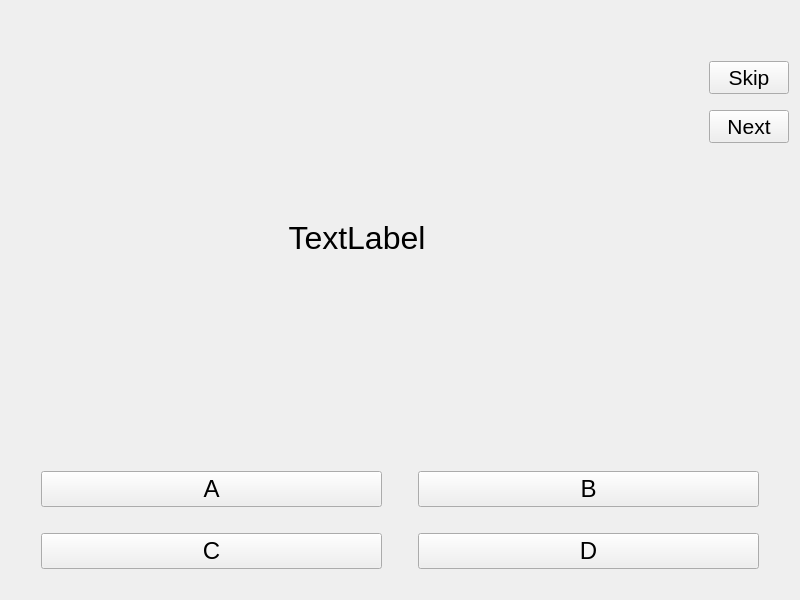
<?xml version="1.0" encoding="UTF-8"?>
<ui version="4.0">
 <class>RootWidget</class>
 <widget class="QWidget" name="RootWidget">
  <property name="geometry">
   <rect>
    <x>0</x>
    <y>0</y>
    <width>800</width>
    <height>600</height>
   </rect>
  </property>
  <property name="windowTitle">
   <string>Form</string>
  </property>
  <layout class="QHBoxLayout" name="horizontalLayout_2">
   <item>
    <layout class="QVBoxLayout" name="verticalLayout_2">
     <item>
      <layout class="QHBoxLayout" name="horizontalLayout">
       <item>
        <widget class="QLabel" name="label">
         <property name="sizePolicy">
          <sizepolicy hsizetype="Expanding" vsizetype="Expanding">
           <horstretch>0</horstretch>
           <verstretch>0</verstretch>
          </sizepolicy>
         </property>
         <property name="font">
          <font>
           <pointsize>24</pointsize>
          </font>
         </property>
         <property name="text">
          <string>TextLabel</string>
         </property>
         <property name="alignment">
          <set>Qt::AlignCenter</set>
         </property>
        </widget>
       </item>
       <item>
        <layout class="QVBoxLayout" name="verticalLayout">
         <item>
          <widget class="QLabel" name="procressLable">
           <property name="font">
            <font>
             <pointsize>16</pointsize>
            </font>
           </property>
           <property name="text">
            <string/>
           </property>
           <property name="alignment">
            <set>Qt::AlignCenter</set>
           </property>
          </widget>
         </item>
         <item>
          <spacer name="verticalSpacer_5">
           <property name="orientation">
            <enum>Qt::Vertical</enum>
           </property>
           <property name="sizeType">
            <enum>QSizePolicy::Fixed</enum>
           </property>
           <property name="sizeHint" stdset="0">
            <size>
             <width>20</width>
             <height>20</height>
            </size>
           </property>
          </spacer>
         </item>
         <item>
          <widget class="QPushButton" name="skipButton">
           <property name="font">
            <font>
             <pointsize>16</pointsize>
            </font>
           </property>
           <property name="text">
            <string>Skip</string>
           </property>
          </widget>
         </item>
         <item>
          <spacer name="verticalSpacer_6">
           <property name="orientation">
            <enum>Qt::Vertical</enum>
           </property>
           <property name="sizeType">
            <enum>QSizePolicy::Fixed</enum>
           </property>
           <property name="sizeHint" stdset="0">
            <size>
             <width>20</width>
             <height>10</height>
            </size>
           </property>
          </spacer>
         </item>
         <item>
          <widget class="QPushButton" name="nextButton">
           <property name="font">
            <font>
             <pointsize>16</pointsize>
            </font>
           </property>
           <property name="text">
            <string>Next</string>
           </property>
          </widget>
         </item>
         <item>
          <spacer name="verticalSpacer_4">
           <property name="orientation">
            <enum>Qt::Vertical</enum>
           </property>
           <property name="sizeHint" stdset="0">
            <size>
             <width>20</width>
             <height>40</height>
            </size>
           </property>
          </spacer>
         </item>
        </layout>
       </item>
      </layout>
     </item>
     <item>
      <layout class="QGridLayout" name="gridLayout">
       <item row="0" column="2">
        <spacer name="horizontalSpacer">
         <property name="orientation">
          <enum>Qt::Horizontal</enum>
         </property>
         <property name="sizeType">
          <enum>QSizePolicy::Fixed</enum>
         </property>
         <property name="sizeHint" stdset="0">
          <size>
           <width>30</width>
           <height>20</height>
          </size>
         </property>
        </spacer>
       </item>
       <item row="3" column="1">
        <spacer name="verticalSpacer_2">
         <property name="orientation">
          <enum>Qt::Vertical</enum>
         </property>
         <property name="sizeType">
          <enum>QSizePolicy::Fixed</enum>
         </property>
         <property name="sizeHint" stdset="0">
          <size>
           <width>10</width>
           <height>20</height>
          </size>
         </property>
        </spacer>
       </item>
       <item row="1" column="1">
        <spacer name="verticalSpacer">
         <property name="orientation">
          <enum>Qt::Vertical</enum>
         </property>
         <property name="sizeType">
          <enum>QSizePolicy::Fixed</enum>
         </property>
         <property name="sizeHint" stdset="0">
          <size>
           <width>10</width>
           <height>20</height>
          </size>
         </property>
        </spacer>
       </item>
       <item row="0" column="1">
        <widget class="QPushButton" name="AChoiceButton">
         <property name="font">
          <font>
           <pointsize>18</pointsize>
          </font>
         </property>
         <property name="text">
          <string>A</string>
         </property>
        </widget>
       </item>
       <item row="0" column="0">
        <spacer name="horizontalSpacer_2">
         <property name="orientation">
          <enum>Qt::Horizontal</enum>
         </property>
         <property name="sizeType">
          <enum>QSizePolicy::Fixed</enum>
         </property>
         <property name="sizeHint" stdset="0">
          <size>
           <width>30</width>
           <height>20</height>
          </size>
         </property>
        </spacer>
       </item>
       <item row="0" column="4">
        <spacer name="horizontalSpacer_3">
         <property name="orientation">
          <enum>Qt::Horizontal</enum>
         </property>
         <property name="sizeType">
          <enum>QSizePolicy::Fixed</enum>
         </property>
         <property name="sizeHint" stdset="0">
          <size>
           <width>30</width>
           <height>20</height>
          </size>
         </property>
        </spacer>
       </item>
       <item row="2" column="1">
        <widget class="QPushButton" name="BChoiceButton">
         <property name="font">
          <font>
           <pointsize>18</pointsize>
          </font>
         </property>
         <property name="text">
          <string>C</string>
         </property>
        </widget>
       </item>
       <item row="0" column="3">
        <widget class="QPushButton" name="CChoiceButton">
         <property name="font">
          <font>
           <pointsize>18</pointsize>
          </font>
         </property>
         <property name="text">
          <string>B</string>
         </property>
        </widget>
       </item>
       <item row="2" column="3">
        <widget class="QPushButton" name="DChoiceButton">
         <property name="font">
          <font>
           <pointsize>18</pointsize>
          </font>
         </property>
         <property name="text">
          <string>D</string>
         </property>
        </widget>
       </item>
      </layout>
     </item>
    </layout>
   </item>
  </layout>
 </widget>
 <resources/>
 <connections/>
</ui>
